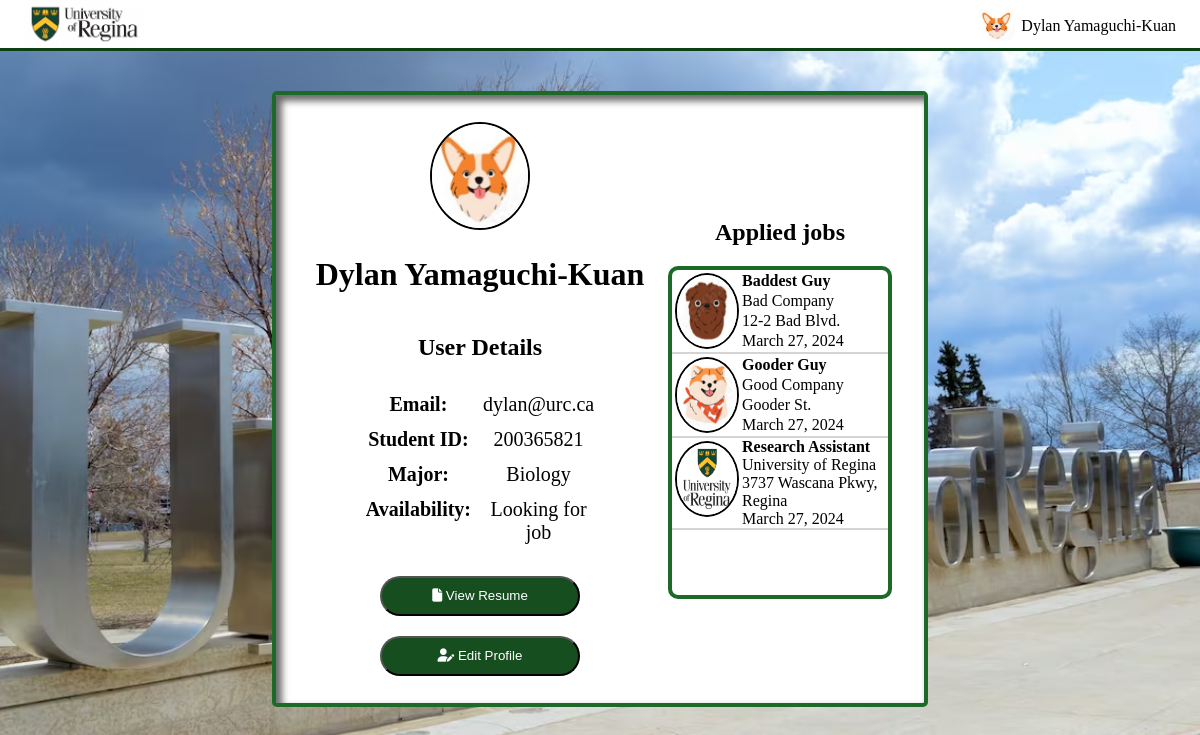
/profileStudent (signed in), run on the app's committed database.
### app/models.py (models this page shows, shortened)
class Students(db.Model):
    __tablename__ = 'STUDENTS'
    id = db.Column(db.Integer, primary_key=True)
    student_id = db.Column(db.Integer, unique=True, nullable=False)
    first_name = db.Column(db.String(50), nullable=False)
    last_name = db.Column(db.String(100), nullable=False)
    email = db.Column(db.String(80), unique=True, nullable=False)
    password_hash = db.Column(db.String(128))
    resume = db.Column(db.Text)
    major = db.Column(db.Text)
    looking_for_job = db.Column(db.Boolean)
    bio = db.Column(db.Text )
    avatar = db.Column(db.String(200),default="Default.png")
    date_created = db.Column(db.DateTime, default=db.func.current_timestamp())
    date_updated = db.Column(db.DateTime, default=db.func.current_timestamp(), onupdate=db.func.current_timestamp())
    job_applications = relationship('Applications', backref='student', cascade='all, delete-orphan')

class Applications(db.Model):
    __tablename__ = 'Applications'
    id = db.Column(db.Integer, primary_key=True)
    student_id = db.Column(db.Integer, db.ForeignKey('STUDENTS.id'))
    job_id = db.Column(db.Integer, db.ForeignKey('JOBS.id'))

class Jobs(db.Model):
    __tablename__ = 'JOBS'
    id = db.Column(db.Integer, primary_key=True)
    job_title = db.Column(db.String(200), nullable=False)
    job_description = db.Column(db.Text, nullable=False)
    job_location = db.Column(db.String(200), nullable=False)
    major_required = db.Column(db.Text)
    filled = db.Column(db.Boolean, default = False)
    hours = db.Column(db.Text)
    pay = db.Column(db.Float)
    date_created = db.Column(db.DateTime, default=db.func.current_timestamp())
    date_updated = db.Column(db.DateTime, default=db.func.current_timestamp(), onupdate=db.func.current_timestamp())
    deadline = db.Column(db.DateTime)
    applicants = relationship('Applications', backref='job', cascade='all, delete-orphan')
    avatar = db.Column(db.String(200), default="Default.png")
    company_name = db.Column(db.String(200))

### app/views.py (the view)
@app.route('/profileStudent', methods=['POST', 'GET'])
def profileStudent():
    if "student" in session:
        student = session["student"]
        student = Students.query.filter_by(id=student).first()
        return render_template('profileStudent.html', student=student)
    else:
        return redirect(url_for('login'))

### app/templates/profileStudent.html (shortened to what this page needs)
<!DOCTYPE html>
<html lang="en">
<head>
    <link rel="stylesheet" type="text/css" href="{{ url_for('static', filename='css/shared.css') }}">
    <link rel="stylesheet" type="text/css" href="{{ url_for('static', filename='css/profileStudent.css') }}">
</head>
<body>
    <div class="page-wrap">
        <nav class="header">
            <div class="header-container">
                <div class="header-logo">
                    <a href="{{ url_for('jobListings') }}">
                        <div class="header-logo">
                            <img class="logo" src="{{ url_for('static', filename='library/media/UR_Logo_Primary_Full_Colour_RGB.png') }}">
                        </div>
                    </a>
                </div>
                <div class="header-profilenav">
                    <div class="dropdown">
                        <button class="dropbtn"><img class="header-profile-icon" src="{{ url_for('static', filename='library/media/avatars/' ~ student.avatar ) }}" width="30vw" ></button>
                    </div>
                    <div class="profile-name">{{ student.first_name }} {{ student.last_name }}</div>
                </div>
            </div>
        </nav>
        <div class="profile-container">
            <div class="cust-main-wrapper">
                <div class="info-box1">
                    <div class="align-center">
                        <img src="{{ url_for('static', filename='library/media/avatars/' ~ student.avatar ) }}" class="jobImg">
                    </div>
                    <h1 class="align-center" id="studentName">{{ student.first_name }} {{ student.last_name }}</h1>
                    <h2 class="align-center">User Details</h2>
                    <div class="userDetails">
                        <label class="detailText bold">Email:</label>
                        <label class="detailText" id="studentEmail">{{ student.email }}</label>
                        <label class="detailText bold">Student ID:</label>
                        <label class="detailText" id="studentID">{{ student.student_id }}</label>
                        <label class="detailText bold">Major:</label>
                        <label class="detailText" id="studentMajor">{{ student.major }}</label>
                        <label class="detailText bold">Availability:</label>
                        <label class="detailText" id="studentStatus">{{ "Looking for job" if student.looking_for_job else "Not looking for job" }}</label>
                    </div>
                <form method="get" action="{{ url_for('static', filename='library/media/resumes/' ~ student.resume) }}" target="_blank">
                    <button class="greenButton resumeButton" id="resumeButton" type="button" onclick="checkResume('{% if student.resume %}exists{% else %}not_exists{% endif %}')"><i class="fa-solid fa-file"></i> View Resume</button>
                </form>
                    <form method="GET" action="/editStudent">
                        <button class="greenButton resumeButton" id="resumeButton" type="submit"><i class="fa-solid fa-user-pen"></i> Edit Profile</button>
                    </form>
                </div>
                <div class="info-box2">
                    <h2 class="align-center">Applied jobs</h2>
                    <div class="jobList roundForm">
                        {% for application in student.job_applications[::-1] %}
                            <div class="jobPosting" id="job{{ application.job.id }}">
                                <img src="{{ url_for('static', filename='library/media/avatars/' ~ application.job.avatar ) }}" class="appliedImg">
                                <div class="jobDetails">
                                    <label class="jobName bold">{{ application.job.job_title }}</label>
                                    <label class="jobCompany">{{ application.job.company_name }}</label>
                                    <label class="jobLocation">{{ application.job.job_location }}</label>
                                    <label class="datePosted">{{ application.job.date_created.strftime('%B %d, %Y') }}</label>
                                </div>
                            </div>
                        {% endfor %}
                    </div>
                </div>
            </div>
        </div>
    </div>
</body>
</html>

### app/static/css/shared.css (style rules this page uses)
html, body { height: 100%; }
body { margin: 0; background-size: cover; overflow-x: hidden; font-family:Cambria, Cochin, Georgia, Times, 'Times New Roman', serif }
.profile-container { display: flex; justify-content: center; margin-top: 8vh; }
.page-wrap { height: 100%; display: flex; flex-direction: column; }
.greenButton { width: 10vw; height: 5vh; border-radius: 50px; background-color: #164e1f; color: white; }
.roundForm { border-radius: 10px; }
.bold { font-weight: bold; }
.header { background-color: white; border-bottom: #0c3f14 3px solid; height: 6vh; }
.header-container { display: flex; flex-direction: row; justify-content: space-between; padding: 0 2vw 0 2vw; }
.logo { height: 6vh; }
.header-profilenav { display: flex; flex-direction: row; align-items: center; }
.header-profile-icon { width: 2vw; height: 4vh; }
.dropbtn { font-size: 0.75vw; font-weight: 600; background-color: transparent; border: none; cursor: pointer; }
.dropdown { position: relative; display: inline-block; }
@media (min-width: 993px) and (max-width: 1440px) { .page-wrap { height: 100%; width: 100%; display: flex; flex-direction: column; } }
@media (min-width: 993px) and (max-width: 1440px) { .profile-container { margin-top: 5vh; } }
@media (min-width: 993px) and (max-width: 1440px) { .header-profile-icon { width: 3vw; height: 4vh; } }

### app/static/css/profileStudent.css (style rules this page uses)
body { background-image: url(../library/media/university-of-regina.avif); background-size: cover; background-position: center; }
.align-center { text-align: center; }
.cust-main-wrapper { background-color: #fff; width: 50vw; height: 70vh; border-radius: 5px; border: 4px solid #1c6928; box-shadow: inset 5px 5px 7px 1px rgba(0,0,0,0.59); padding: 2vw; display: flex; align-items: center; }
.info-box1 { grid-area: 1 / 1 / 3 / 2; height: 70vh; width: 50vw; display: flex; flex-direction: column; justify-content: center; align-items: center; }
.info-box2 { grid-area: 1 / 2 / 2 / 3; display: flex; height: 50vh; width: 30vw; flex-direction: column; align-items: center; justify-content: flex-end; margin-left: 1vw; margin-right: 1vw; }
.userDetails { display: grid; grid-template-columns: 0.5fr 0.5fr; justify-items: center; gap: 1vw; padding: 1.5vh; }
.detailText { font-size: 20px; max-width: 200px; overflow-wrap: break-word; text-align: center; }
.jobPosting { display: flex; border-bottom: 2px solid rgb(214, 211, 211); }
.jobDetails { display: flex; flex-direction:column; justify-content: space-evenly; }
.jobList { display: flex; flex-direction: column; height: 50vh; width: 100%; background-color: white; overflow-y: scroll; scrollbar-width: thin; scrollbar-color: rgb(11, 88, 11) white; border: 4px solid #1c6928; }
.jobImg { height: 13vh; width: 8vw; border-radius: 50%; border: black 2px solid; }
.appliedImg { height: 9vh; width: 5vw; border-radius: 50%; border: black 2px solid; margin: 0.25vw; }
.resumeButton { margin-top: 20px; height: 40px; width: 200px; }

### data on the page
Students: avatar (picture), first_name "Dylan", last_name "Yamaguchi-Kuan", email "dylan@urc.ca", student_id "200365821", major "Biology", looking_for_job "Looking for job"
Applications: avatar (picture), job.job_title "Baddest Guy", job.company_name "Bad Company", job.job_location "12-2 Bad Blvd.", job.date_created "March 27, 2024"
Applications: avatar (picture), job.job_title "Gooder Guy", job.company_name "Good Company", job.job_location "Gooder St.", job.date_created "March 27, 2024"
Applications: avatar (picture), job.job_title "Research Assistant", job.company_name "University of Regina", job.job_location "3737 Wascana Pkwy, Regina", job.date_created "March 27, 2024"
